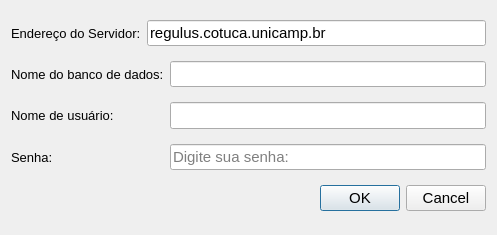
<?xml version="1.0" encoding="UTF-8"?>
<ui version="4.0">
 <class>dlgConexao</class>
 <widget class="QDialog" name="dlgConexao">
  <property name="geometry">
   <rect>
    <x>0</x>
    <y>0</y>
    <width>497</width>
    <height>235</height>
   </rect>
  </property>
  <property name="font">
   <font>
    <pointsize>11</pointsize>
   </font>
  </property>
  <property name="windowTitle">
   <string>Conexão ao banco de Dados</string>
  </property>
  <layout class="QGridLayout" name="gridLayout">
   <item row="0" column="0">
    <widget class="QLabel" name="label">
     <property name="font">
      <font>
       <pointsize>10</pointsize>
      </font>
     </property>
     <property name="text">
      <string>Endereço do Servidor:</string>
     </property>
    </widget>
   </item>
   <item row="0" column="1" colspan="2">
    <widget class="QLineEdit" name="edServidor">
     <property name="text">
      <string>regulus.cotuca.unicamp.br</string>
     </property>
    </widget>
   </item>
   <item row="1" column="0" colspan="2">
    <widget class="QLabel" name="label_2">
     <property name="font">
      <font>
       <pointsize>10</pointsize>
      </font>
     </property>
     <property name="text">
      <string>Nome do banco de dados:</string>
     </property>
    </widget>
   </item>
   <item row="1" column="2">
    <widget class="QLineEdit" name="edBancoDeDados">
     <property name="text">
      <string/>
     </property>
    </widget>
   </item>
   <item row="2" column="0">
    <widget class="QLabel" name="label_3">
     <property name="font">
      <font>
       <pointsize>10</pointsize>
      </font>
     </property>
     <property name="text">
      <string>Nome de usuário:</string>
     </property>
    </widget>
   </item>
   <item row="2" column="2">
    <widget class="QLineEdit" name="edUserId">
     <property name="font">
      <font>
       <pointsize>12</pointsize>
      </font>
     </property>
     <property name="text">
      <string/>
     </property>
     <property name="placeholderText">
      <string/>
     </property>
    </widget>
   </item>
   <item row="3" column="0">
    <widget class="QLabel" name="label_4">
     <property name="font">
      <font>
       <pointsize>10</pointsize>
      </font>
     </property>
     <property name="text">
      <string>Senha:</string>
     </property>
    </widget>
   </item>
   <item row="3" column="2">
    <widget class="QLineEdit" name="edSenha">
     <property name="text">
      <string/>
     </property>
     <property name="echoMode">
      <enum>QLineEdit::Password</enum>
     </property>
     <property name="placeholderText">
      <string>Digite sua senha:</string>
     </property>
    </widget>
   </item>
   <item row="4" column="0" colspan="3">
    <widget class="QDialogButtonBox" name="buttonBox">
     <property name="orientation">
      <enum>Qt::Horizontal</enum>
     </property>
     <property name="standardButtons">
      <set>QDialogButtonBox::Cancel|QDialogButtonBox::Ok</set>
     </property>
    </widget>
   </item>
  </layout>
 </widget>
 <resources/>
 <connections>
  <connection>
   <sender>buttonBox</sender>
   <signal>accepted()</signal>
   <receiver>dlgConexao</receiver>
   <slot>accept()</slot>
   <hints>
    <hint type="sourcelabel">
     <x>248</x>
     <y>254</y>
    </hint>
    <hint type="destinationlabel">
     <x>157</x>
     <y>274</y>
    </hint>
   </hints>
  </connection>
  <connection>
   <sender>buttonBox</sender>
   <signal>rejected()</signal>
   <receiver>dlgConexao</receiver>
   <slot>reject()</slot>
   <hints>
    <hint type="sourcelabel">
     <x>316</x>
     <y>260</y>
    </hint>
    <hint type="destinationlabel">
     <x>286</x>
     <y>274</y>
    </hint>
   </hints>
  </connection>
 </connections>
</ui>
